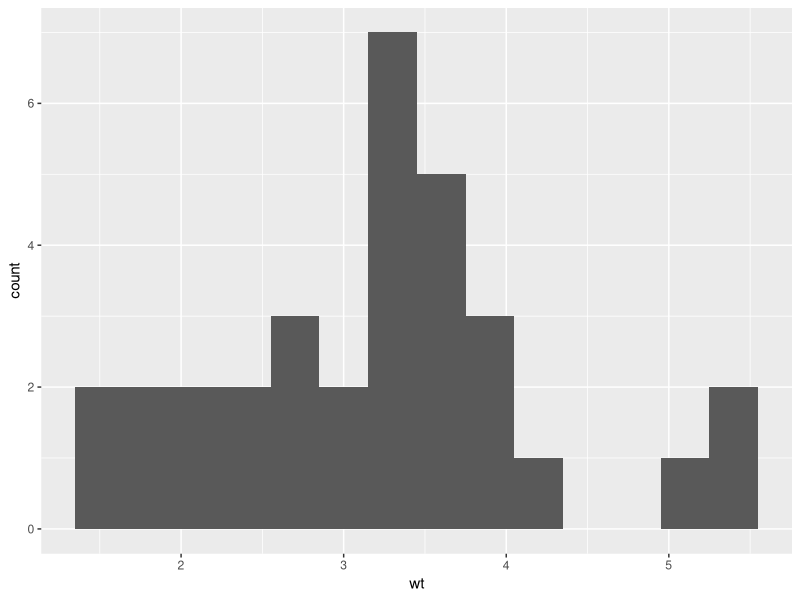

The R script that drew this image:
## ---- chunk 1
#| message: false
#| warning: false
library(tidyverse)
## ---- chunk 2
#| label: fig-1
#| fig-cap: "Histogram of speed"

# hist(mtcars$wt)
 
ggplot(mtcars, aes(x = wt)) +   geom_histogram(binwidth = 0.3)
